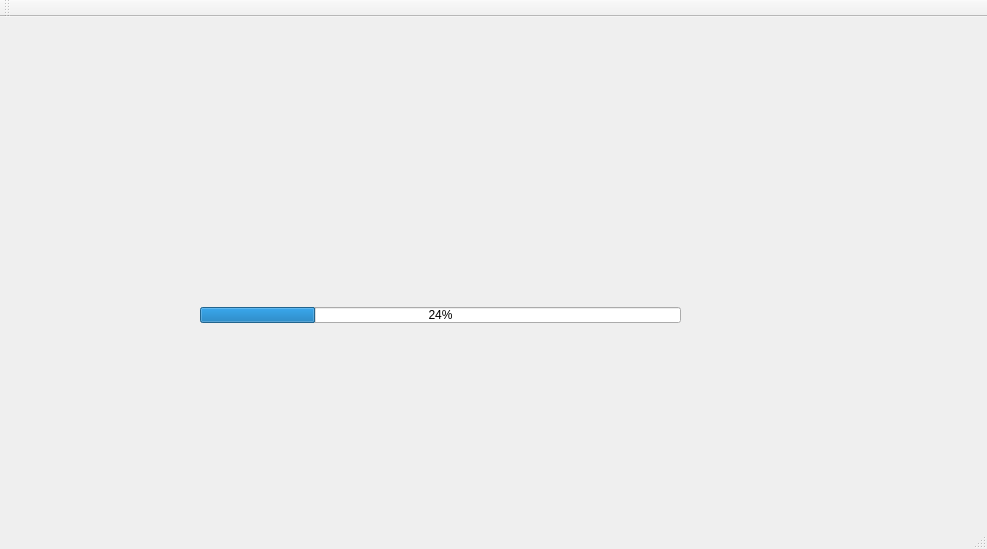
<?xml version="1.0" encoding="UTF-8"?>
<ui version="4.0">
 <class>MainWindow</class>
 <widget class="QMainWindow" name="MainWindow">
  <property name="geometry">
   <rect>
    <x>0</x>
    <y>0</y>
    <width>987</width>
    <height>549</height>
   </rect>
  </property>
  <property name="windowTitle">
   <string>MainWindow</string>
  </property>
  <widget class="QWidget" name="centralWidget">
   <widget class="QStackedWidget" name="stackedWidget">
    <property name="geometry">
     <rect>
      <x>320</x>
      <y>220</y>
      <width>120</width>
      <height>80</height>
     </rect>
    </property>
    <widget class="QWidget" name="page"/>
    <widget class="QWidget" name="page_2"/>
   </widget>
   <widget class="QProgressBar" name="progressBar">
    <property name="geometry">
     <rect>
      <x>200</x>
      <y>290</y>
      <width>481</width>
      <height>16</height>
     </rect>
    </property>
    <property name="value">
     <number>24</number>
    </property>
   </widget>
  </widget>
  <widget class="QMenuBar" name="menuBar">
   <property name="geometry">
    <rect>
     <x>0</x>
     <y>0</y>
     <width>987</width>
     <height>26</height>
    </rect>
   </property>
  </widget>
  <widget class="QToolBar" name="mainToolBar">
   <attribute name="toolBarArea">
    <enum>TopToolBarArea</enum>
   </attribute>
   <attribute name="toolBarBreak">
    <bool>false</bool>
   </attribute>
  </widget>
  <widget class="QStatusBar" name="statusBar"/>
 </widget>
 <layoutdefault spacing="6" margin="11"/>
 <resources/>
 <connections/>
</ui>
